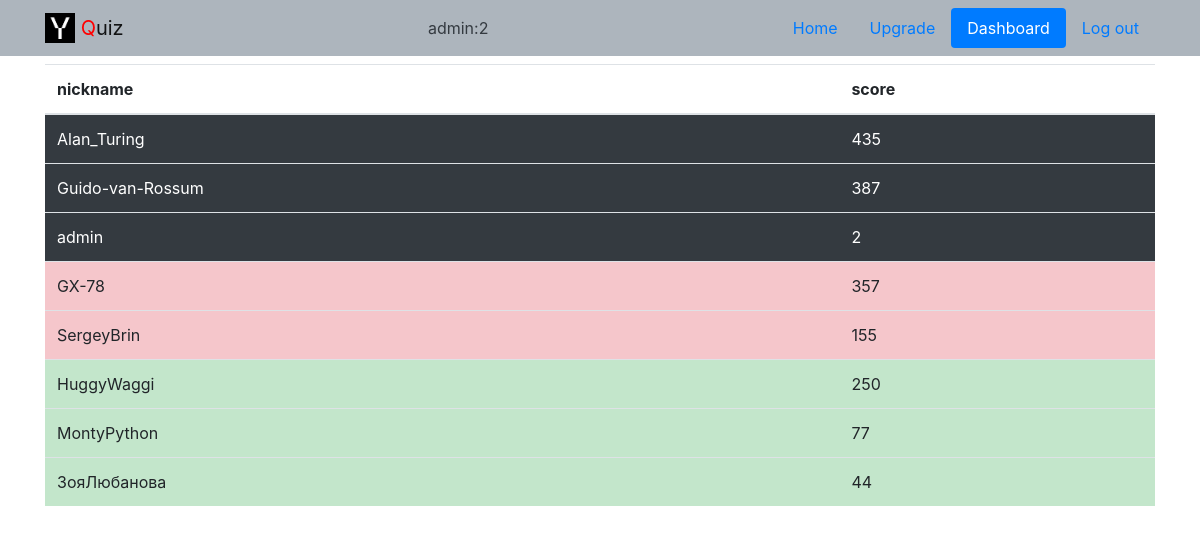
Page /top/ (signed in) on the committed database.
### users/models.py (models this page shows)
class Score(models.Model):
    score = models.IntegerField(default=0)
    user = models.OneToOneField(User, on_delete=models.CASCADE)

### app/views.py (the view)
# urls.py: path('top/', top, name='top'),
def top(request):
    kings = Status.objects.filter(status='KING').values('user')
    best_kings = Score.objects.order_by('-score').filter(user__in=kings)[:3]
    pros = Status.objects.filter(status='PRO').values('user')
    best_pros = Score.objects.order_by('-score').filter(user__in=pros)[:3]
    amateurs = Status.objects.filter(status='Amateur').values('user')
    best_amateurs = Score.objects.order_by('-score').filter(user__in=amateurs)[:3]
    if request.user.is_authenticated:
        if not Status.objects.filter(user=request.user).exists():
            Status.objects.create(user=request.user)
        status = Status.objects.get(user=request.user)
        if not Score.objects.filter(user=request.user).exists():
            Score.objects.create(user=request.user)
        score = Score.objects.get(user=request.user)
        return render(request, template_name='top.html', context={'score': score, 'kings': best_kings, 'pros': best_pros, 'amateurs': best_amateurs, 'status': status.status})
    return render(request, template_name='top.html', context={'kings': best_kings, 'pros': best_pros, 'amateurs': best_amateurs})

### templates/top.html (shortened to what this page needs)
{%extends 'base.html'%}
{%block content%}
<div class="container py-2">
  <table class="table table-striped">
    <thead>
      <tr >
        <th>nickname</th>
        <th>score</th>
      </tr>
    </thead>
    <tbody>
      {%for king in kings%}
        <tr >
          <td class="table-dark">{{king.user.username}} </td>
          <td class="table-dark">{{king.score}}</td>
        </tr>
      {%endfor%}
      {%for pro in pros%}
        <tr >
          <td class="table-danger">{{pro.user.username}} </td>
          <td class="table-danger">{{pro.score}}</td>
        </tr>
        {%endfor%}
      {%for amateur in amateurs%}
        <tr >
          <td class="table-success">{{amateur.user.username}} </td>
          <td class="table-success">{{amateur.score}}</td>
        </tr>
      {%endfor%}
    </tbody>
  </table>
</div>
{%endblock%}

### templates/includes/header.html (shortened to what this page needs)
{% load static %}
<nav class="navbar navbar-light" style="background-color:{%if status == 'Amateur'%} #20c997{%elif status == 'PRO'%} #dc3545{%elif status == 'KING'%} #adb5bd{%else%}lightskyblue{%endif%}">
 <div class="container">
   <a class="navbar-brand" href="{% url 'app:index' %}">
     <img src="{% static 'img/logo.png' %}" width="30" height="30" class="d-inline-block align-top" alt="">
     <span style="color:red">Q</span>uiz
   </a>
   {% with request.resolver_match.view_name as view_name %}
   {% if user.is_authenticated %}
    <div class="bg text-dark">{{ user.username }}{% if view_name  == 'users:login' or view_name  == 'users:signup'  %}{%else%}:{{score.score}}{%endif%}</div>
   {%endif%}
   {% endwith %}
   {% with request.resolver_match.view_name as view_name %}
   <ul class="nav nav-pills">
    <li class="nav-item">
      <a class="nav-link link-light {% if view_name  == 'app:index' %}active{% endif %}" href="{% url 'app:index' %}">Home</a>
    </li>
    <ul class="nav nav-pills">
      <li class="nav-item">
        <a class="nav-link link-light {% if view_name  == 'app:upgrade' %}active{% endif %}" href="{% url 'app:upgrade' %}">Upgrade</a>
      </li>
   <ul class="nav nav-pills">
    <li class="nav-item">
      <a class="nav-link link-light {% if view_name  == 'app:top' %}active{% endif %}" href="{% url 'app:top' %}">Dashboard</a>
    </li>
     {% if user.is_authenticated %}
       <li class="nav-item">
         <a class="nav-link link-light {% if view_name  == 'users:logout' %}active{% endif %}" href="{% url 'users:logout' %}">Log out</a>
       </li>
     {% endif %}
     {% endwith %}
   </ul>
 </div>
</nav>

### rows in the picture
Score: score "2", user.username "admin"
Score: user.username "Alan_Turing", score "435"
Score: user.username "Guido-van-Rossum", score "387"
Score: user.username "GX-78", score "357"
Score: user.username "SergeyBrin", score "155"
Score: user.username "HuggyWaggi", score "250"
Score: user.username "MontyPython", score "77"
Score: user.username "ЗояЛюбанова", score "44"

### other values in the picture
{{ user.username }} "admin"
